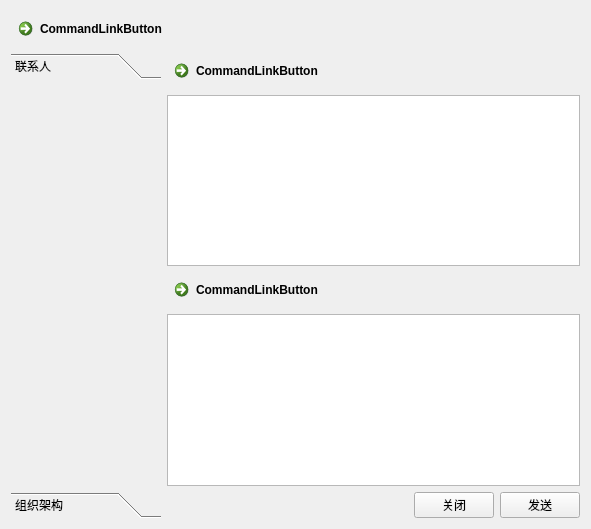
<?xml version="1.0" encoding="UTF-8"?>
<ui version="4.0">
 <class>TcpServerDialog</class>
 <widget class="QDialog" name="TcpServerDialog">
  <property name="geometry">
   <rect>
    <x>0</x>
    <y>0</y>
    <width>591</width>
    <height>529</height>
   </rect>
  </property>
  <property name="windowTitle">
   <string>Dialog</string>
  </property>
  <layout class="QVBoxLayout" name="verticalLayout_2">
   <item>
    <widget class="QCommandLinkButton" name="commandLinkButton">
     <property name="text">
      <string>CommandLinkButton</string>
     </property>
    </widget>
   </item>
   <item>
    <layout class="QFormLayout" name="formLayout">
     <item row="0" column="0">
      <widget class="QToolBox" name="toolBox">
       <property name="minimumSize">
        <size>
         <width>150</width>
         <height>0</height>
        </size>
       </property>
       <property name="currentIndex">
        <number>0</number>
       </property>
       <widget class="QWidget" name="page">
        <property name="geometry">
         <rect>
          <x>0</x>
          <y>0</y>
          <width>150</width>
          <height>411</height>
         </rect>
        </property>
        <attribute name="label">
         <string>联系人</string>
        </attribute>
       </widget>
       <widget class="QWidget" name="page_2">
        <property name="geometry">
         <rect>
          <x>0</x>
          <y>0</y>
          <width>69</width>
          <height>69</height>
         </rect>
        </property>
        <attribute name="label">
         <string>组织架构</string>
        </attribute>
       </widget>
      </widget>
     </item>
     <item row="0" column="1">
      <layout class="QVBoxLayout" name="verticalLayout">
       <item>
        <widget class="QCommandLinkButton" name="commandLinkButton_2">
         <property name="text">
          <string>CommandLinkButton</string>
         </property>
        </widget>
       </item>
       <item>
        <widget class="QTextBrowser" name="textBrowser">
         <property name="enabled">
          <bool>true</bool>
         </property>
         <property name="tabStopWidth">
          <number>80</number>
         </property>
        </widget>
       </item>
       <item>
        <widget class="QCommandLinkButton" name="commandLinkButton_3">
         <property name="text">
          <string>CommandLinkButton</string>
         </property>
        </widget>
       </item>
       <item>
        <widget class="QTextEdit" name="textEdit"/>
       </item>
       <item>
        <layout class="QHBoxLayout" name="horizontalLayout">
         <item>
          <spacer name="horizontalSpacer">
           <property name="orientation">
            <enum>Qt::Horizontal</enum>
           </property>
           <property name="sizeHint" stdset="0">
            <size>
             <width>40</width>
             <height>20</height>
            </size>
           </property>
          </spacer>
         </item>
         <item>
          <widget class="QPushButton" name="pushButton">
           <property name="text">
            <string>关闭</string>
           </property>
          </widget>
         </item>
         <item>
          <widget class="QPushButton" name="pushButton_2">
           <property name="text">
            <string>发送</string>
           </property>
          </widget>
         </item>
        </layout>
       </item>
      </layout>
     </item>
    </layout>
   </item>
  </layout>
 </widget>
 <resources/>
 <connections/>
</ui>
